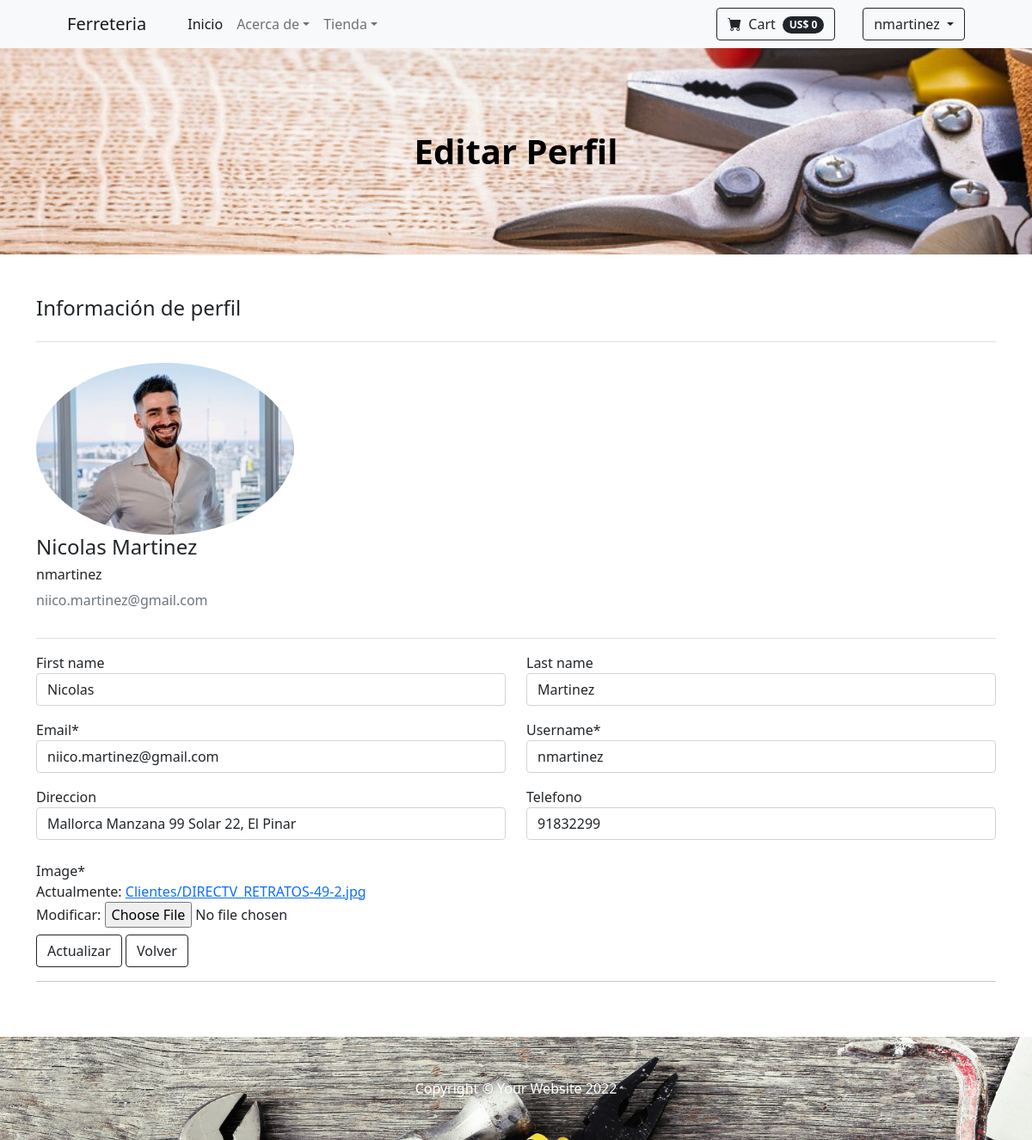
Screenshot of /accounts/profile/ (signed in) with the database file from the repository.
### Accounts/models.py (models this page shows, shortened)
class User(AbstractUser):
    fecha_nacimiento = models.DateField(null=True)
    direccion = models.CharField(max_length=80, blank=True)
    telefono = models.IntegerField(null=True)

class Profile(models.Model):
    user = models.OneToOneField(User, on_delete=models.CASCADE)
    image = models.ImageField(default='default.png', upload_to='Clientes')

### Accounts/views.py (the view)
# urls.py: path('profile/', user_views.profile, name='profile'),
@login_required
def profile(request):
    if request.method == 'POST':
        u_form = UserUpdateForm(request.POST, instance=request.user)
        p_form = ProfileUpdateForm(request.POST,
                                   request.FILES,
                                   instance=request.user.profile)
        if u_form.is_valid() and p_form.is_valid():
            u_form.save()
            p_form.save()
            messages.success(request, f'Su cuenta fue actualizada!')
            return redirect('profile')
    else:
        u_form = UserUpdateForm(instance=request.user)
        p_form = ProfileUpdateForm(instance=request.user.profile)
    context = {
        'u_form': u_form,
        'p_form': p_form
    }
    return render(request, 'Account_Profile.html', context)

### Accounts/forms.py
class UserUpdateForm(forms.ModelForm):
    email = forms.EmailField(required=True)
    username = forms.CharField(required=True)
    telefono = forms.IntegerField(required=False)
    class Meta:
        model = User
        fields = ['first_name', 'last_name', 'email',
                  'username', 'direccion', 'telefono']

class ProfileUpdateForm(forms.ModelForm):
    class Meta:
        model = Profile
        fields = ['image']

### HWStoreApp/context_processor.py (called while the page is built)
def total_carrito(request):
    total= 0
    if request.user.is_authenticated:
        if "carrito" in request.session.keys():
            for keys,value in request.session["carrito"].items():
                total += int(value["acumulado"])
    return {"total_carrito": total}

### Accounts/templates/Account_Profile.html (shortened to what this page needs)
{% extends 'HWStoreFather.html' %}
{% load static %}
{% block header_section %}
<header class="bg-dark py-5" style="background-image: url('{% static 'assets/login_background.jpg' %}'); background-repeat:no-repeat; background-position: center; margin-bottom: 0; padding-top: 7%; padding-bottom: 7%;">
    <div class="container px-4 px-lg-5 my-5">
        <div class="text-center text-black">
            <h1 class="display-6 fw-bolder">Editar Perfil</h1>
        </div>
    </div>
</header>
{% endblock header_section %}
{% block body_section %}
{% load crispy_forms_tags %}
<section class="py-5">
    <div class="container justify-content-center">
        <h4 class="pb-4 border-bottom">Información de perfil</h4>
        <div class="d-flex align-items-start py-3 border-bottom">
            <div class="media-body">
            <img class="rounded-circle account-img" src="{{ user.profile.image.url }}" class="img" alt="">
                <h4 class="account-heading">{{ user.first_name }} {{ user.last_name }}</h4>
                <h6 class="account-heading">{{ user.username }}</h6>
                <p class="text-secondary">{{ user.email }}</p>
            </div>
        </div>
            <form method="POST" enctype="multipart/form-data">
                {% if user.username == u_form.instance.username %}
                    <fieldset class="form-group">
                    <div class="py-2">
                        <div class="row py-2">
                            <div class="col-md-6">
                                {{ u_form.first_name|as_crispy_field }}
                            </div>
                            <div class="col-md-6 pt-md-0 pt-3">
                                {{ u_form.last_name|as_crispy_field }}
                            </div>
                        </div>
                        <div class="row py-2">
                            <div class="col-md-6">
                                {{ u_form.email|as_crispy_field }}
                            </div>
                            <div class="col-md-6 pt-md-0 pt-3">
                                {{ u_form.username|as_crispy_field }}
                            </div>
                        </div>
                        <div class="row py-2">
                            <div class="col-md-6">
                                {{ u_form.direccion|as_crispy_field }}
                            </div>
                            <div class="col-md-6 pt-md-0 pt-3">
                                {{ u_form.telefono|as_crispy_field }}
                            </div>
                        </div>
                    </div>
                    <div class="row py-2">
                        {{ p_form|crispy }}
                    </div>
                    </fieldset>
                {% endif %}
                <div class="form-group">
                    <button class="btn btn-outline-dark" type="submit">Actualizar</button>
                    <button type="button" class="btn btn-outline-dark" onclick="window.history.back();">Volver</button>
                </div>
            </form>
            <hr>
    </div>
</section>
{% endblock body_section %}

### HWStoreApp/templates/HWStoreFather.html (shortened to what this page needs)
<!DOCTYPE html>
<html lang="en">
{% load static %}
<head>
    <link href="https://cdn.jsdelivr.net/npm/bootstrap-icons@1.5.0/font/bootstrap-icons.css" rel="stylesheet" />
    <link href="{% static 'css/styles.css' %}" rel="stylesheet" />
</head>
<body>
    <nav class="navbar navbar-expand-lg navbar-light bg-light">
        <div class="container px-4 px-lg-5">
            <a class="navbar-brand" href="{% url 'HWStoreInicio' %}">Ferreteria</a>
            <div class="collapse navbar-collapse" id="navbarSupportedContent">
                <ul class="navbar-nav me-auto mb-2 mb-lg-0 ms-lg-4">
                    <li class="nav-item"><a class="nav-link active" aria-current="page" href="{% url 'HWStoreInicio' %}">Inicio</a></li>
                    <li class="nav-item dropdown">
                        <a class="nav-link dropdown-toggle" id="navbarDropdown" href="#" role="button"
                            data-bs-toggle="dropdown" aria-expanded="false">Acerca de</a>
                    </li>
                    <li class="nav-item dropdown">
                        <a class="nav-link dropdown-toggle" id="navbarDropdown" href="#" role="button"
                            data-bs-toggle="dropdown" aria-expanded="false">Tienda</a>
                    </li>
                </ul>
                {% if user.is_authenticated %}
                    <form action="{% url 'Carrito' %}" class="d-flex">
                        <button class="btn btn-outline-dark" type="submit">
                            <i class="bi-cart-fill me-1"></i>
                            Cart
                            <span class="badge bg-dark text-white ms-1 rounded-pill">US$ {{total_carrito}}</span>
                        </button>
                    </form>
                    <div class="dropdown">
                        <a class="btn btn-outline-dark dropdown-toggle" href="#" role="button" data-bs-toggle="dropdown" aria-expanded="false">
                          {{user.username}}
                        </a>
                    </div>
                {% endif %}
            </div>
        </div>
    </nav>
    {% block header_section %}
    {% endblock header_section %}
    {% block body_section %}
    {% endblock body_section %}
    <footer class="py-5 bg-dark" style="background-image: url('{% static 'assets/diy-tools.jpg' %}'); background-repeat:no-repeat; background-position: center; margin-bottom: 0; padding-top: 7%; padding-bottom: 7%;">
        <div class="container">
            <p class="m-0 text-center text-white">Copyright &copy; Your Website 2022</p>
        </div>
    </footer>
</body>
</html>

### rows the page displays
User: username "nmartinez", profile.image (picture), first_name "Nicolas", last_name "Martinez", email "niico.martinez@gmail.com", direccion "Mallorca Manzana 99 Solar 22, El Pinar", telefono "91832299"

### other values shown
{{ total_carrito }} "0"
